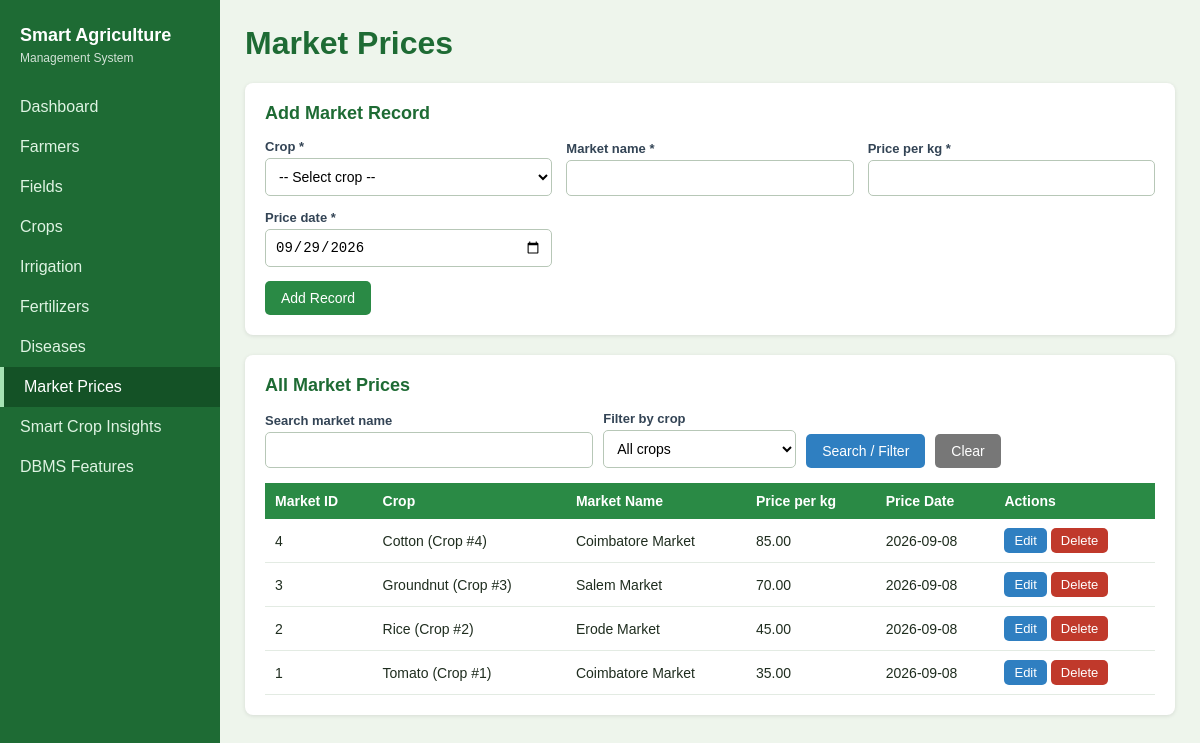
/market.php, run on the app's committed database.
### tables this page shows
CREATE TABLE `market` (
  `market_id` int(11) NOT NULL,
  `crop_id` int(11) NOT NULL,
  `market_name` varchar(100) NOT NULL,
  `price_per_kg` decimal(10,2) DEFAULT NULL,
  `price_date` date DEFAULT NULL
);

CREATE TABLE `crop` (
  `crop_id` int(11) NOT NULL,
  `field_id` int(11) NOT NULL,
  `crop_name` varchar(100) NOT NULL,
  `season` varchar(50) DEFAULT NULL,
  `duration` int(11) DEFAULT NULL
);

### db.php (called while the page is built, shortened)
<?php
try {
    $conn = new mysqli('localhost', 'root', '', 'smart_agriculture');
    $conn->set_charset('utf8mb4');
} catch (Exception $e) {
    die('<h2>Database connection failed</h2><p>' . htmlspecialchars($e->getMessage()) .
        '</p><p>Check: (1) MySQL is started in XAMPP, (2) database name is <b>smart_agriculture</b>, (3) user <b>root</b> has no password.</p>');
}
function h($v) { return htmlspecialchars((string)$v, ENT_QUOTES, 'UTF-8'); }
function db_all($sql, $params = []) {
    global $conn;
    $st = $conn->prepare($sql);
    if ($params) { $st->bind_param(str_repeat('s', count($params)), ...$params); }
    $st->execute();
    $rows = $st->get_result()->fetch_all(MYSQLI_ASSOC);
    return $rows;
}

### market.php (the view, shortened to what this page needs)
<?php
require 'db.php';
$f = ['market_id' => '', 'crop_id' => '', 'market_name' => '', 'price_per_kg' => '', 'price_date' => date('Y-m-d')];
$q = trim($_GET['q'] ?? '');
$sql = "SELECT m.*, c.crop_name FROM Market m JOIN Crop c ON m.crop_id = c.crop_id WHERE m.market_name LIKE ?";
$params = ['%' . $q . '%'];
$rows = db_all($sql . " ORDER BY m.price_date DESC, m.market_id DESC", $params);
$crops = crop_rows();
require 'header.php';
?>
<h1>Market Prices</h1>
<div class="card">
  <h2><?= $f['market_id'] ? 'Edit Market Record' : 'Add Market Record' ?></h2>
  <form method="post" class="form-grid">
    <label>Crop *
      <select name="crop_id" required><option value="">-- Select crop --</option><?= opts($crops, $f['crop_id']) ?></select>
    </label>
    <label>Market name *<input type="text" name="market_name" maxlength="100" required value="<?= h($f['market_name']) ?>"></label>
    <label>Price per kg *<input type="number" name="price_per_kg" step="0.01" min="0.01" required value="<?= h($f['price_per_kg']) ?>"></label>
    <label>Price date *<input type="date" name="price_date" required value="<?= h($f['price_date']) ?>"></label>
    <div class="form-actions">
      <button class="btn btn-green" type="submit"><?= $f['market_id'] ? 'Update Record' : 'Add Record' ?></button>
    </div>
  </form>
</div>
<div class="card">
  <h2>All Market Prices</h2>
  <form method="get" class="search-bar">
    <div><label>Search market name<input type="text" name="q" value="<?= h($q) ?>"></label></div>
    <div><label>Filter by crop
      <select name="crop_name"><option value="">All crops</option>
      </select></label></div>
    <button class="btn btn-blue" type="submit">Search / Filter</button>
    <a class="btn btn-gray" href="market.php">Clear</a>
  </form>
  <div class="table-wrap">
  <table>
    <tr><th>Market ID</th><th>Crop</th><th>Market Name</th><th>Price per kg</th><th>Price Date</th><th>Actions</th></tr>
    <?php foreach ($rows as $r): ?>
    <tr>
      <td><?= h($r['market_id']) ?></td><td><?= h($r['crop_name']) ?> (Crop #<?= h($r['crop_id']) ?>)</td>
      <td><?= h($r['market_name']) ?></td><td><?= h($r['price_per_kg']) ?></td><td><?= h($r['price_date']) ?></td>
      <td>
        <a class="btn btn-blue btn-sm" href="market.php?edit=<?= (int)$r['market_id'] ?>">Edit</a>
        <form method="post" class="inline" onsubmit="return confirm('Delete this market record?');">
          <button class="btn btn-red btn-sm" type="submit">Delete</button>
        </form>
      </td>
    </tr>
    <?php endforeach; ?>
  </table>
  </div>
</div>
<?php require 'footer.php'; ?>

### style.css (style rules this page uses)
* { box-sizing: border-box; }
body { margin: 0; font-family: Arial, Helvetica, sans-serif; background: #eef5ec; color: #1f2d1f; }
h1 { margin-top: 0; color: #1e6b34; }
h2 { margin-top: 0; font-size: 18px; color: #1e6b34; }
.card { background: #fff; border-radius: 8px; padding: 20px; margin-bottom: 20px; box-shadow: 0 1px 4px rgba(0,0,0,.1); }
.table-wrap { overflow-x: auto; }
table { width: 100%; border-collapse: collapse; }
th { background: #2a8a45; color: #fff; text-align: left; padding: 10px; font-size: 14px; }
td { padding: 9px 10px; border-bottom: 1px solid #e3ebe3; font-size: 14px; }
.form-grid { display: grid; grid-template-columns: repeat(auto-fill, minmax(220px, 1fr)); gap: 14px; align-items: end; }
label { display: block; font-size: 13px; font-weight: bold; color: #345; }
input[type=text], input[type=number], input[type=date], select { width: 100%; padding: 9px; margin-top: 4px; border: 1px solid #b7c7b7; border-radius: 5px; font-size: 14px; background: #fff; }
.form-actions { grid-column: 1 / -1; }
.btn { display: inline-block; padding: 9px 16px; border: 0; border-radius: 5px; color: #fff; font-size: 14px; cursor: pointer; text-decoration: none; }
.btn-sm { padding: 5px 10px; font-size: 13px; }
.btn-green { background: #2a8a45; }
.btn-blue { background: #2f7fc1; }
.btn-red { background: #c0392b; }
.btn-gray { background: #777; }
form.inline { display: inline; }
.search-bar { display: flex; flex-wrap: wrap; gap: 10px; margin-bottom: 15px; align-items: flex-end; }
.search-bar > div { min-width: 180px; }

### data on the page
market: market_id "4", crop.crop_name "Cotton", crop "4", market_name "Coimbatore Market", price_per_kg "85.00", price_date "2026-09-08"
market: market_id "3", crop.crop_name "Groundnut", crop "3", market_name "Salem Market", price_per_kg "70.00", price_date "2026-09-08"
market: market_id "2", crop.crop_name "Rice", crop "2", market_name "Erode Market", price_per_kg "45.00", price_date "2026-09-08"
market: market_id "1", crop.crop_name "Tomato", crop "1", market_name "Coimbatore Market", price_per_kg "35.00", price_date "2026-09-08"

### other printed values
$label "Dashboard"
$label "Farmers"
$label "Fields"
$label "Crops"
$label "Irrigation"
$label "Fertilizers"
$label "Diseases"
$label "Market Prices"
$label "Smart Crop Insights"
$label "DBMS Features"
